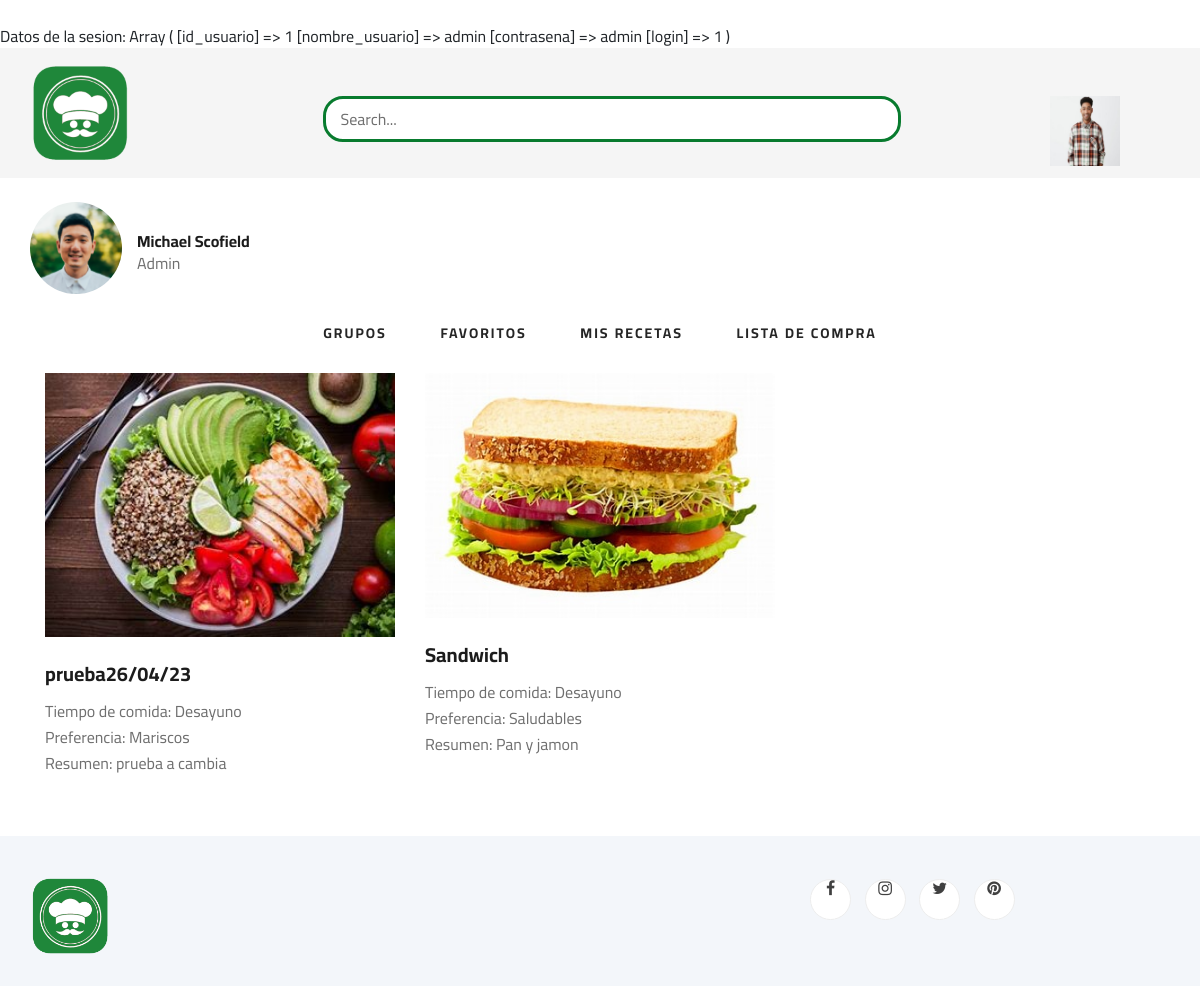
The app's page /perfil_misrecetas.php (signed in) with its own data.
### tables this page shows
CREATE TABLE `receta` (
  `idreceta` int(11) NOT NULL,
  `nombre_receta` varchar(45) DEFAULT NULL,
  `porciones` int(11) DEFAULT NULL,
  `tiempo_preparacion` varchar(45) DEFAULT NULL,
  `tiempo_comida` varchar(45) DEFAULT NULL,
  `tipo_comida` varchar(45) DEFAULT NULL,
  `tipo_preferencia` varchar(45) DEFAULT NULL,
  `dificultad` varchar(45) DEFAULT NULL,
  `preparacion` text DEFAULT NULL,
  `foto_principal` varchar(45) DEFAULT NULL,
  `usuario_idusuario` int(11) NOT NULL
);

### perfil_misrecetas.php (the view, shortened to what this page needs)
<?php
$conexion = mysqli_connect('localhost', 'root', '', 'ingsoft');
$ConsultaReceta = "SELECT * FROM receta WHERE usuario_idusuario = '".$_SESSION['id_usuario']."' ";
$ResultadoReceta = mysqli_query($conexion, $ConsultaReceta);
echo "<br> Datos de la sesion: ";
print_r($_SESSION);
?>
<!DOCTYPE html>
<html lang="zxx">
<head>
    <link rel="stylesheet" href="css/bootstrap.min.css" type="text/css">
    <link rel="stylesheet" href="css/font-awesome.min.css" type="text/css">
    <link rel="stylesheet" href="css/elegant-icons.css" type="text/css">
    <link rel="stylesheet" href="css/nice-select.css" type="text/css">
    <link rel="stylesheet" href="css/jquery-ui.min.css" type="text/css">
    <link rel="stylesheet" href="css/owl.carousel.min.css" type="text/css">
    <link rel="stylesheet" href="css/slicknav.min.css" type="text/css">
    <link rel="stylesheet" href="css/style.css" type="text/css">
</head>
<body>
    <header class="header">
        <div class="header__top">
        <div class="container">
            <div class="row">
                <div class="col-lg-3">
                    <div class="header__logo">
                        <a href="Home_Page.html"><img src="img/logo_blog_de_comdia.png" alt="" width="100px" height="100px" ></a>
                    </div>
                </div>
                <div class="col-lg-7"><br>
                    <nav class="header__menu">
                            <div class="blog__sidebar__search">
                                <form action="#">
                                    <input type="text" placeholder="Search...">
                                </form>
                            </div>
                    </nav>
                </div>
                <div class="col-lg-2">
                    <div class="header__cart">
                        <ul>
                            <li>
                                <nav class="header__menu">
                                    <ul>
                                        <li><img src="img/foto_perfil.png" width="70px" height="70px"></img>
                                        </li>
                                    </ul>
                                </nav>
                            </li>
                        </ul>
                    </div>
                </div>
            </div>
        </div>
    </header>
    <br>
        <div class="container">
            <div class="row">
                <div class="col-lg-12">
                    <div class="blog__details__content">
                        <div class="row">
                            <div class="col-lg-12">
                                <div class="blog__details__author">
                                    <div class="blog__details__author__pic">
                                        <img src="img/blog/details/details-author.jpg" alt="">
                                    </div>
                                    <div class="blog__details__author__text">
                                        <h6>Michael Scofield</h6>
                                        <span>Admin</span>
                                    </div>
                                </div>
                            </div>
                        </div>
                    </div>
                    <div class="col-lg-12">
                        <center>
                            <nav class="header__menu">
                                <ul>
                                    <li><a href="perfil_grupos.html">Grupos</a></li>
                                    <li><a href="perfil_favoritos.html">Favoritos</a></li>
                                    <li><a href="perfil_misrecetas.html" class="active">Mis Recetas</a></li>
                                    <li><a href="perfil_lista_compra.html">Lista de Compra</a></li>
                                </ul>
                            </nav>
                        </center>
                    </div>
                    <div class="container">
                        <div class="row">
                            <?php
                                while($row = mysqli_fetch_array($ResultadoReceta)){
                                    echo "<div class='col-lg-4 col-md-4 col-sm-6'>";
                                        echo "<div class='blog__item'>";
                                            echo "<div class='blog__item__pic'>";
                                                echo "<img src='img/" . $row['foto_principal'] . "' width='100' >";
                                            echo "</div>";
                                            echo "<div class='blog__item__text'>";
                                                echo "<h5><a href=''> " . $row['nombre_receta'] . "</a></h5>";
                                                echo "<p> Tiempo de comida: ".$row['tiempo_comida']."</br>";
                                                echo "Preferencia: ".$row['tipo_preferencia']."</br>";
                                                echo "Resumen: ".$row['preparacion']."</p>";
                                            echo "</div>";
                                        echo "</div>";
                                    echo "</div>";
                                }
                            ?>
                        </div>
                    </div>
                </div>
            </div>
        </div>
    <footer class="footer spad">
        <div class="container">
            <div class="row">
                <div class="col-lg-3 col-md-6 col-sm-6">
                    <div class="footer__about">
                        <div class="footer__about__logo">
                            <a href="./index.html"><img src="img/logo_blog_de_comdia.png" alt="" width="80"></a>
                        </div>
                    </div>
                </div>
                <div class="col-lg-4 col-md-6 col-sm-6 offset-lg-1">
                </div>
                <div class="col-lg-4 col-md-12">
                    <div class="footer__widget">
                        <div class="footer__widget__social">
                            <a href="#"><i class="fa fa-facebook"></i></a>
                            <a href="#"><i class="fa fa-instagram"></i></a>
                            <a href="#"><i class="fa fa-twitter"></i></a>
                            <a href="#"><i class="fa fa-pinterest"></i></a>
                        </div>
                    </div>
                </div>
            </div>
        </div>
    </footer>
</body>
</html>

### css/style.css (style rules this page uses)
html, body { height: 100%; font-family: "Cairo", sans-serif; -webkit-font-smoothing: antialiased; font-smoothing: antialiased; }
h1, h2, h3, h4, h5, h6 { margin: 0; color: #111111; font-weight: 400; font-family: "Cairo", sans-serif; }
h5 { font-size: 18px; }
h6 { font-size: 16px; }
p { font-size: 16px; font-family: "Cairo", sans-serif; color: #6f6f6f; font-weight: 400; line-height: 26px; margin: 0 0 15px 0; }
img { max-width: 100%; }
ul, ol { padding: 0; margin: 0; }
.spad { padding-top: 100px; padding-bottom: 100px; }
.header__top { background: #f5f5f5; height: 130px; }
.header__logo { padding: 15px 0; }
.header__logo a { display: inline-block; }
.header__menu { padding: 24px 0; }
.header__menu ul li { list-style: none; display: inline-block; margin-right: 50px; position: relative; }
.header__menu ul li:last-child { margin-right: 0; }
.header__menu ul li a { font-size: 14px; color: #252525; text-transform: uppercase; font-weight: 700; letter-spacing: 2px; -webkit-transition: all, 0.3s; -moz-transition: all, 0.3s; -ms-transition: all, 0.3s; -o-transition: all, 0.3s; transition: all, 0.3s; padding: 5px 0; display: block; }
.header__cart { text-align: right; padding: 24px 0; }
.header__cart ul { display: inline-block; margin-right: 25px; }
.header__cart ul li { list-style: none; display: inline-block; margin-right: 15px; }
.header__cart ul li:last-child { margin-right: 0; }
.blog__item { margin-bottom: 60px; }
.blog__item__pic img { min-width: 100%; }
.blog__item__text { padding-top: 25px; }
.blog__item__text h5 { margin-bottom: 12px; }
.blog__item__text h5 a { font-size: 20px; color: #1c1c1c; font-weight: 700; }
.blog__item__text p { margin-bottom: 25px; }
.blog__sidebar__search { margin-bottom: 0px; }
.blog__sidebar__search form { position: relative; }
.blog__sidebar__search form input { width: 578px; height: 46px; font-size: 16px; color: #087b2e; padding-left: 15px; border: 3px solid #087b2e; border-radius: 20px; }
.blog__sidebar__search form input::placeholder { color: #6f6f6f; }
.blog__details__author__pic { float: left; margin-right: 15px; }
.blog__details__author__pic img { height: 92px; width: 92px; border-radius: 50%; }
.blog__details__author__text { overflow: hidden; padding-top: 30px; }
.blog__details__author__text h6 { color: #1c1c1c; font-weight: 700; }
.blog__details__author__text span { font-size: 16px; color: #6f6f6f; }
.footer { background: #F3F6FA; padding-top: 40px; padding-bottom: 0px; }
.footer__about { margin-bottom: 30px; }
.footer__about__logo { margin-bottom: 15px; }
.footer__about__logo a { display: inline-block; }
.footer__widget { margin-bottom: 30px; overflow: hidden; }
.footer__widget .footer__widget__social a { display: inline-block; height: 41px; width: 41px; font-size: 16px; color: #404040; border: 1px solid #ededed; border-radius: 50%; line-height: 38px; text-align: center; background: #ffffff; -webkit-transition: all, 0.3s; -moz-transition: all, 0.3s; -ms-transition: all, 0.3s; -o-transition: all, 0.3s; transition: all, 0.3s; margin-right: 10px; }
.footer__widget .footer__widget__social a:last-child { margin-right: 0; }
@media only screen and (min-width: 1200px) { .container { max-width: 1170px; } }

### records on screen
receta: foto_principal (picture), nombre_receta "prueba26/04/23", tiempo_comida "Desayuno", tipo_preferencia "Mariscos", preparacion "prueba a cambia"
receta: foto_principal (picture), nombre_receta "Sandwich", tiempo_comida "Desayuno", tipo_preferencia "Saludables", preparacion "Pan y jamon"
